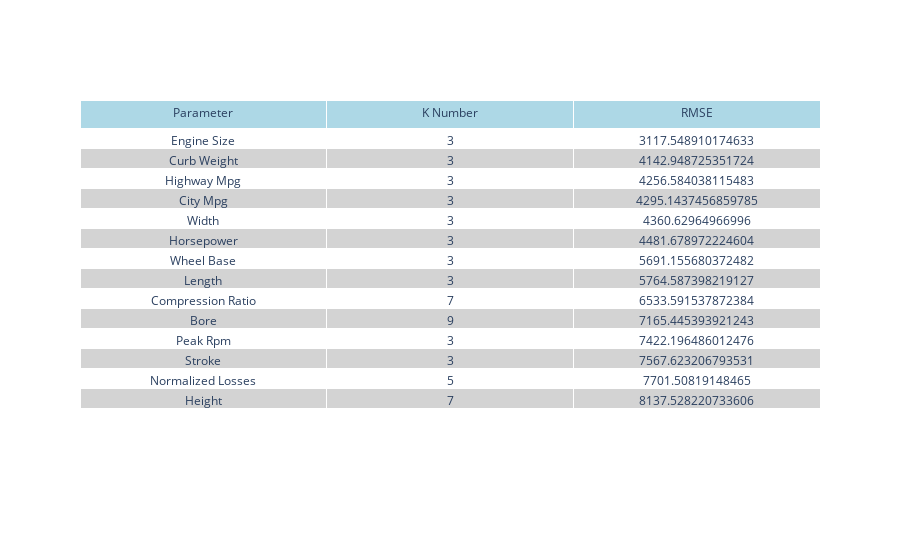

Notebook code cell kept with this figure:
### Code cell
color1 = 'white'
color2 = 'lightgrey'
header_color = "lightblue"
column_names = [ x.replace("_", " ").title() for x in column_names]

fig = go.Figure(data=[go.Table( 
    header=dict(values=["Parameter", "K Number", "RMSE"], 
                fill_color=header_color), 
    cells=dict(values=[column_names, k_numbers, rmse_column],
              fill_color = [[color1, color2]*10])) ]) 
iplot(fig)

### Figure 1 — Plotly figure (JSON) as saved in the notebook; plotly's stock layout.template omitted (floating-point values rounded to 4 significant figures)
{"data": [{"cells": {"fill": {"color": [["white", "lightgrey", "white", "lightgrey", "white", "lightgrey", "white", "lightgrey", "white", "lightgrey", "white", "lightgrey", "white", "lightgrey", "white", "lightgrey", "white", "lightgrey", "white", "lightgrey"]]}, "values": [["Engine Size", "Curb Weight", "Highway Mpg", "City Mpg", "Width", "Horsepower", "Wheel Base", "Length", "Compression Ratio", "Bore", "Peak Rpm", "Stroke", "Normalized Losses", "Height"], [3, 3, 3, 3, 3, 3, 3, 3, 7, 9, 3, 3, 5, 7], [3118.0, 4143.0, 4257.0, 4295.0, 4361.0, 4482.0, 5691.0, 5765.0, 6534.0, 7165.0, 7422.0, 7568.0, 7702.0, 8138.0]]}, "header": {"fill": {"color": "lightblue"}, "values": ["Parameter", "K Number", "RMSE"]}, "type": "table"}], "layout": {}}
